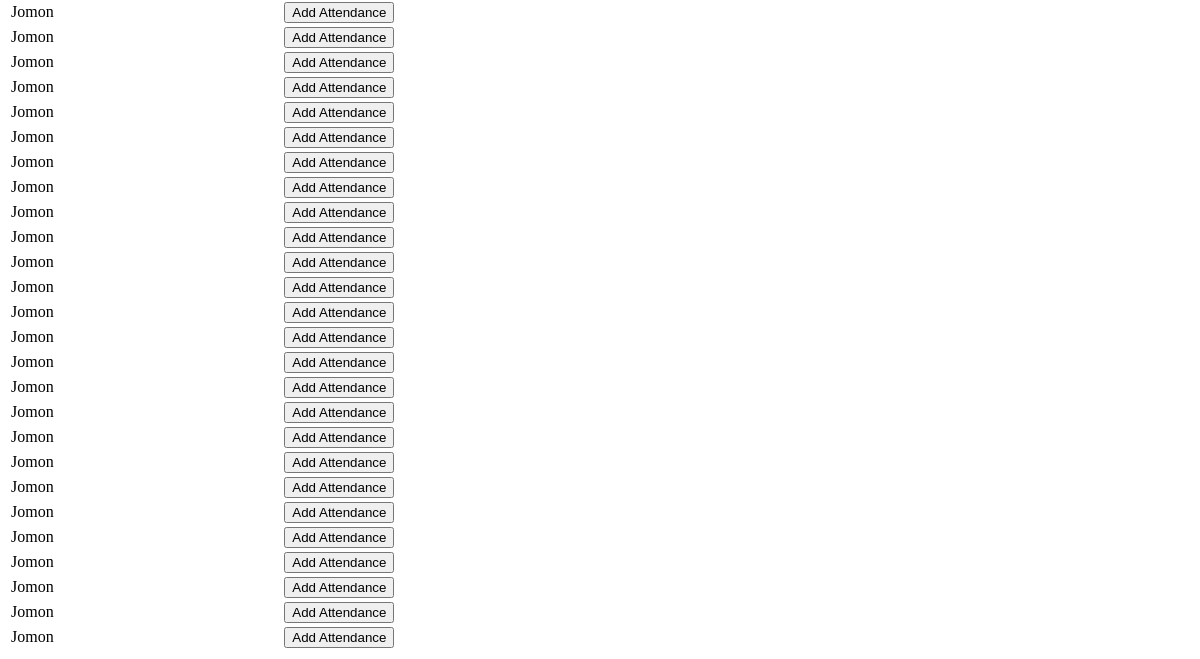
The app's page /add_attendance (signed in, lower part), older data.
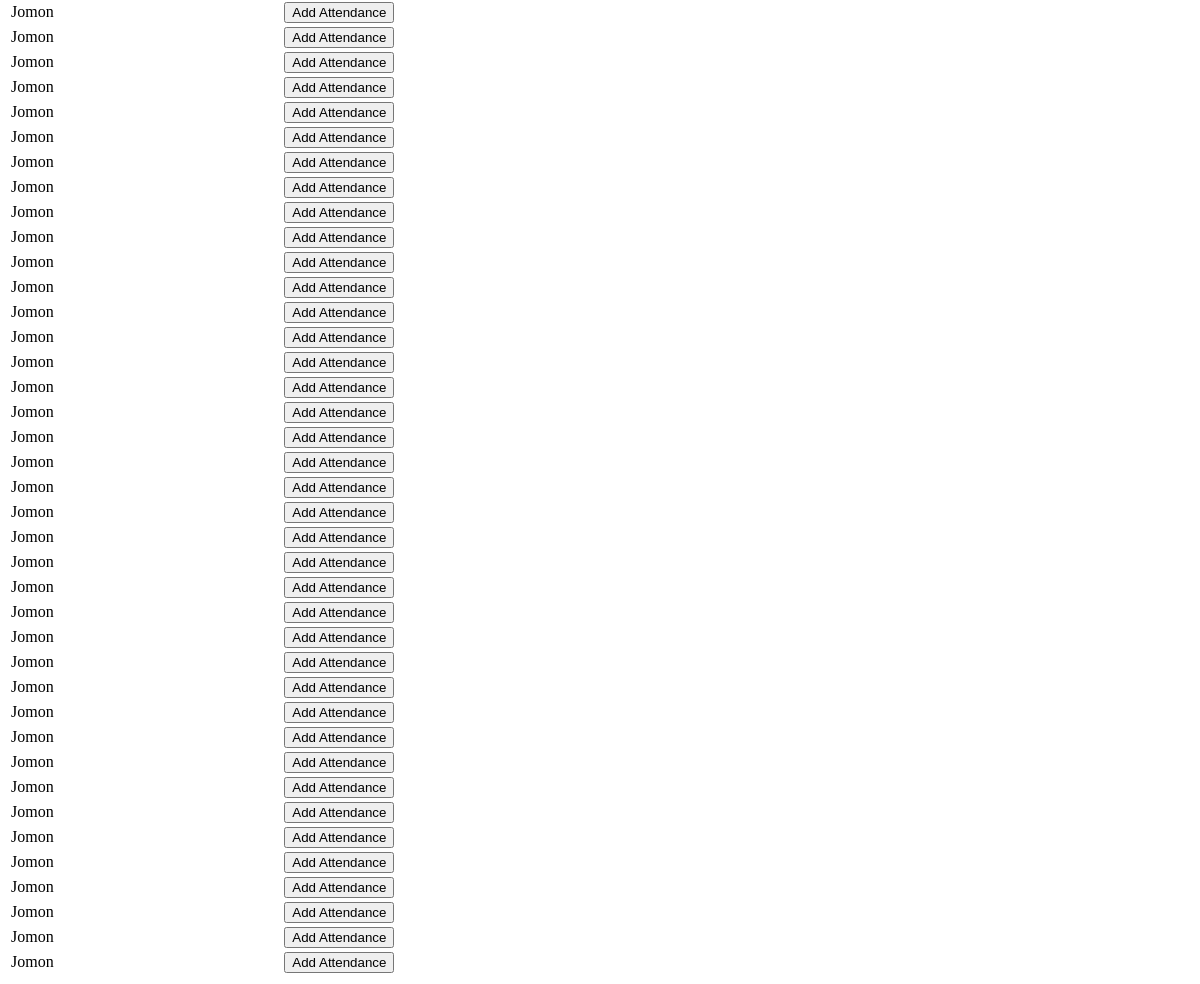
The same page, newer data.
### home/models.py (models this page shows, shortened)
class JobAccepted(models.Model):
    worker = models.ForeignKey(CustomUser, on_delete=models.CASCADE)
    job_title = models.CharField(max_length=100)
    content = models.TextField()
    total_work = models.IntegerField(default=0)
    applied_by = models.CharField(max_length=150)  # Field to store the applied job information
    created_at = models.DateTimeField(auto_now_add=True)
    is_accepted = models.BooleanField(default=False)

class CustomUser(AbstractUser):
    user_type = models.CharField(max_length=20) # Add any additional fields you need
    email=models.EmailField(unique=True)
    is_mentor = models.BooleanField(default=False)
    admin_id = models.CharField(max_length=10, blank=True, null=True)
    is_verified = models.BooleanField(default=False)
    panchayath_name = models.CharField(max_length=100, blank=True, null=True,default='')
    ward_number = models.CharField(max_length=10, blank=True, null=True,default='')
    has_edited_profile = models.BooleanField(default=False)

### home/views.py (the view)
# urls.py: path('add_attendance',views.add_attendance,name='add_attendance'),
@login_required(login_url='login')
def add_attendance(request):
    if request.method == 'GET' and request.user.is_mentor:
        job_assignments = JobAccepted.objects.all()
        attendance_records = Attendance.objects.all()
        context = {
            'job_assignments': job_assignments,
            'attendance_records': attendance_records
        }
        return render(request, 'add_attendance.html', context)
    else:
        return redirect('add_attendance')  # Redirect to a default page if the conditions are not met

### templates/add_attendance.html (shortened to what this page needs)
<!DOCTYPE html>
<html lang="en">
<head>
</head>
<body>
    <table>
        <tbody>
            {% for assignment in job_assignments %}
            <tr>
                <td>{{ assignment.worker.username }}</td>
                <td>{{ assignment.work_site.name }}</td>
                <td>{{ assignment.start_date }}</td>
                <td>{{ assignment.end_date }}</td>
                <td>
                    <form method="post" action="#">
                        <button type="submit">Add Attendance</button>
                    </form>
                </td>
            </tr>
            {% endfor %}
        </tbody>
    </table>
</body>
</html>

Row changes from the older to the newer data that the page shows:
added JobAccepted: worker.username "Jomon"
added JobAccepted: worker.username "Jomon"
added JobAccepted: worker.username "Jomon"
added JobAccepted: worker.username "Jomon"
added JobAccepted: worker.username "Jomon"
added JobAccepted: worker.username "Jomon"
added JobAccepted: worker.username "Jomon"
added JobAccepted: worker.username "Jomon"
added JobAccepted: worker.username "Jomon"
added JobAccepted: worker.username "Jomon"
added JobAccepted: worker.username "Jomon"
added JobAccepted: worker.username "Jomon"
added JobAccepted: worker.username "Jomon"
